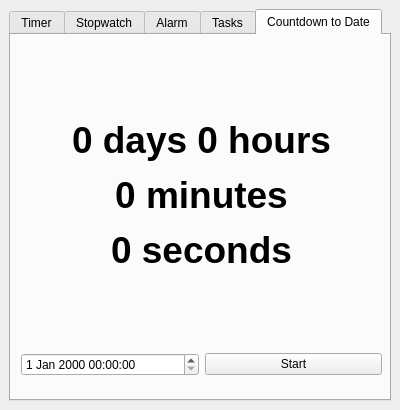
<?xml version="1.0" encoding="UTF-8"?>
<ui version="4.0">
 <class>MainWindow</class>
 <widget class="QMainWindow" name="MainWindow">
  <property name="geometry">
   <rect>
    <x>0</x>
    <y>0</y>
    <width>400</width>
    <height>410</height>
   </rect>
  </property>
  <property name="sizePolicy">
   <sizepolicy hsizetype="Fixed" vsizetype="Fixed">
    <horstretch>0</horstretch>
    <verstretch>0</verstretch>
   </sizepolicy>
  </property>
  <property name="windowTitle">
   <string>Chaos</string>
  </property>
  <property name="windowIcon">
   <iconset>
    <normaloff>chaos_3.png</normaloff>chaos_3.png</iconset>
  </property>
  <widget class="QWidget" name="centralwidget">
   <layout class="QVBoxLayout" name="verticalLayout">
    <item>
     <widget class="QTabWidget" name="tabWidget">
      <property name="currentIndex">
       <number>4</number>
      </property>
      <widget class="QWidget" name="timerTab">
       <attribute name="title">
        <string>Timer</string>
       </attribute>
       <widget class="QSplitter" name="splitter">
        <property name="geometry">
         <rect>
          <x>0</x>
          <y>0</y>
          <width>378</width>
          <height>358</height>
         </rect>
        </property>
        <property name="orientation">
         <enum>Qt::Vertical</enum>
        </property>
        <property name="handleWidth">
         <number>6</number>
        </property>
        <widget class="QLabel" name="timeLabel">
         <property name="text">
          <string>&lt;html&gt;&lt;head/&gt;&lt;body&gt;&lt;p align=&quot;center&quot;&gt;&lt;span style=&quot; font-size:72pt; font-weight:600;&quot;&gt;00:00&lt;/span&gt;&lt;/p&gt;&lt;/body&gt;&lt;/html&gt;</string>
         </property>
        </widget>
        <widget class="QWidget" name="widget" native="true">
         <layout class="QHBoxLayout" name="horizontalLayout">
          <item>
           <widget class="QPushButton" name="stopBtn">
            <property name="text">
             <string>Reset</string>
            </property>
           </widget>
          </item>
          <item>
           <widget class="QPushButton" name="startBtn">
            <property name="text">
             <string>Start</string>
            </property>
           </widget>
          </item>
          <item>
           <widget class="QTimeEdit" name="timeEdit">
            <property name="displayFormat">
             <string>mm:ss</string>
            </property>
           </widget>
          </item>
         </layout>
        </widget>
       </widget>
      </widget>
      <widget class="QWidget" name="stopwatchTab">
       <attribute name="title">
        <string>Stopwatch</string>
       </attribute>
       <widget class="QWidget" name="gridLayoutWidget">
        <property name="geometry">
         <rect>
          <x>10</x>
          <y>10</y>
          <width>361</width>
          <height>124</height>
         </rect>
        </property>
        <layout class="QGridLayout" name="gridLayout_2">
         <item row="0" column="0">
          <widget class="QLabel" name="timeLabel_2">
           <property name="text">
            <string>&lt;html&gt;&lt;head/&gt;&lt;body&gt;&lt;p align=&quot;center&quot;&gt;&lt;span style=&quot; font-size:48pt; font-weight:600;&quot;&gt;00:00:00&lt;/span&gt;&lt;/p&gt;&lt;/body&gt;&lt;/html&gt;</string>
           </property>
          </widget>
         </item>
         <item row="1" column="0">
          <layout class="QHBoxLayout" name="horizontalLayout_2">
           <item>
            <widget class="QPushButton" name="stopBtn_2">
             <property name="text">
              <string>Clear</string>
             </property>
            </widget>
           </item>
           <item>
            <widget class="QPushButton" name="lapBtn">
             <property name="text">
              <string>Lap</string>
             </property>
            </widget>
           </item>
           <item>
            <widget class="QPushButton" name="startBtn_2">
             <property name="text">
              <string>Start</string>
             </property>
            </widget>
           </item>
          </layout>
         </item>
        </layout>
       </widget>
       <widget class="QGroupBox" name="groupBox_2">
        <property name="geometry">
         <rect>
          <x>0</x>
          <y>140</y>
          <width>378</width>
          <height>218</height>
         </rect>
        </property>
        <property name="title">
         <string/>
        </property>
        <widget class="QScrollArea" name="scrollArea">
         <property name="geometry">
          <rect>
           <x>9</x>
           <y>9</y>
           <width>361</width>
           <height>201</height>
          </rect>
         </property>
         <property name="widgetResizable">
          <bool>true</bool>
         </property>
         <widget class="QWidget" name="scrollAreaWidgetContents">
          <property name="geometry">
           <rect>
            <x>0</x>
            <y>0</y>
            <width>359</width>
            <height>199</height>
           </rect>
          </property>
          <widget class="QWidget" name="scrollAreaContentsWidget" native="true">
           <property name="geometry">
            <rect>
             <x>-1</x>
             <y>-1</y>
             <width>361</width>
             <height>201</height>
            </rect>
           </property>
          </widget>
         </widget>
        </widget>
       </widget>
      </widget>
      <widget class="QWidget" name="alarmTab">
       <attribute name="title">
        <string>Alarm</string>
       </attribute>
       <widget class="QWidget" name="gridLayoutWidget_3">
        <property name="geometry">
         <rect>
          <x>10</x>
          <y>310</y>
          <width>361</width>
          <height>41</height>
         </rect>
        </property>
        <layout class="QGridLayout" name="gridLayout_4" rowstretch="0">
         <item row="0" column="0">
          <layout class="QHBoxLayout" name="horizontalLayout_3">
           <item>
            <widget class="QPushButton" name="addAlarmBtn">
             <property name="text">
              <string>Add Alarm</string>
             </property>
            </widget>
           </item>
          </layout>
         </item>
        </layout>
       </widget>
       <widget class="QGroupBox" name="groupBox_3">
        <property name="geometry">
         <rect>
          <x>0</x>
          <y>0</y>
          <width>378</width>
          <height>311</height>
         </rect>
        </property>
        <property name="title">
         <string/>
        </property>
        <widget class="QScrollArea" name="scrollArea_2">
         <property name="geometry">
          <rect>
           <x>9</x>
           <y>9</y>
           <width>361</width>
           <height>291</height>
          </rect>
         </property>
         <property name="widgetResizable">
          <bool>true</bool>
         </property>
         <widget class="QWidget" name="scrollAreaWidgetContents_2">
          <property name="geometry">
           <rect>
            <x>0</x>
            <y>0</y>
            <width>359</width>
            <height>289</height>
           </rect>
          </property>
          <widget class="QWidget" name="scrollAreaContentsWidget_2" native="true">
           <property name="geometry">
            <rect>
             <x>-1</x>
             <y>-1</y>
             <width>361</width>
             <height>291</height>
            </rect>
           </property>
          </widget>
         </widget>
        </widget>
       </widget>
      </widget>
      <widget class="QWidget" name="tasksTab">
       <attribute name="title">
        <string>Tasks</string>
       </attribute>
       <widget class="QGroupBox" name="groupBox">
        <property name="geometry">
         <rect>
          <x>0</x>
          <y>0</y>
          <width>378</width>
          <height>358</height>
         </rect>
        </property>
        <property name="title">
         <string/>
        </property>
        <widget class="QWidget" name="layoutWidget">
         <property name="geometry">
          <rect>
           <x>10</x>
           <y>310</y>
           <width>361</width>
           <height>41</height>
          </rect>
         </property>
         <layout class="QGridLayout" name="gridLayout" rowstretch="20">
          <property name="sizeConstraint">
           <enum>QLayout::SetDefaultConstraint</enum>
          </property>
          <item row="0" column="0">
           <layout class="QHBoxLayout" name="horizontalLayout_5">
            <item>
             <widget class="QPushButton" name="addTask">
              <property name="text">
               <string>Add</string>
              </property>
             </widget>
            </item>
            <item>
             <widget class="QPushButton" name="taskHistoryBtn">
              <property name="text">
               <string>History</string>
              </property>
             </widget>
            </item>
           </layout>
          </item>
         </layout>
        </widget>
        <widget class="QGroupBox" name="groupBox_4">
         <property name="geometry">
          <rect>
           <x>0</x>
           <y>0</y>
           <width>378</width>
           <height>311</height>
          </rect>
         </property>
         <property name="title">
          <string/>
         </property>
         <widget class="QScrollArea" name="scrollArea_3">
          <property name="geometry">
           <rect>
            <x>9</x>
            <y>9</y>
            <width>361</width>
            <height>291</height>
           </rect>
          </property>
          <property name="widgetResizable">
           <bool>true</bool>
          </property>
          <widget class="QWidget" name="scrollAreaWidgetContents_3">
           <property name="geometry">
            <rect>
             <x>0</x>
             <y>0</y>
             <width>359</width>
             <height>289</height>
            </rect>
           </property>
           <widget class="QWidget" name="scrollAreaContentsWidget_3" native="true">
            <property name="geometry">
             <rect>
              <x>-1</x>
              <y>-1</y>
              <width>361</width>
              <height>291</height>
             </rect>
            </property>
           </widget>
          </widget>
         </widget>
        </widget>
       </widget>
      </widget>
      <widget class="QWidget" name="dateTab">
       <attribute name="title">
        <string>Countdown to Date</string>
       </attribute>
       <widget class="QWidget" name="gridLayoutWidget_2">
        <property name="geometry">
         <rect>
          <x>10</x>
          <y>10</y>
          <width>361</width>
          <height>331</height>
         </rect>
        </property>
        <layout class="QGridLayout" name="gridLayout_3" rowstretch="10,0">
         <item row="0" column="0">
          <widget class="QLabel" name="label">
           <property name="text">
            <string>&lt;html&gt;&lt;head/&gt;&lt;body&gt;&lt;p align=&quot;center&quot;&gt;&lt;span style=&quot; font-size:28pt; font-weight:600;&quot;&gt;0 days 0 hours&lt;/span&gt;&lt;/p&gt;&lt;p align=&quot;center&quot;&gt;&lt;span style=&quot; font-size:28pt; font-weight:600;&quot;&gt;0 minutes&lt;/span&gt;&lt;/p&gt;&lt;p align=&quot;center&quot;&gt;&lt;span style=&quot; font-size:28pt; font-weight:600;&quot;&gt;0 seconds&lt;/span&gt;&lt;/p&gt;&lt;/body&gt;&lt;/html&gt;</string>
           </property>
          </widget>
         </item>
         <item row="1" column="0">
          <layout class="QHBoxLayout" name="horizontalLayout_4">
           <item>
            <widget class="QDateTimeEdit" name="dateTimeEdit"/>
           </item>
           <item>
            <widget class="QPushButton" name="countdownStart">
             <property name="text">
              <string>Start</string>
             </property>
            </widget>
           </item>
          </layout>
         </item>
        </layout>
       </widget>
      </widget>
     </widget>
    </item>
   </layout>
  </widget>
 </widget>
 <resources/>
 <connections/>
</ui>
